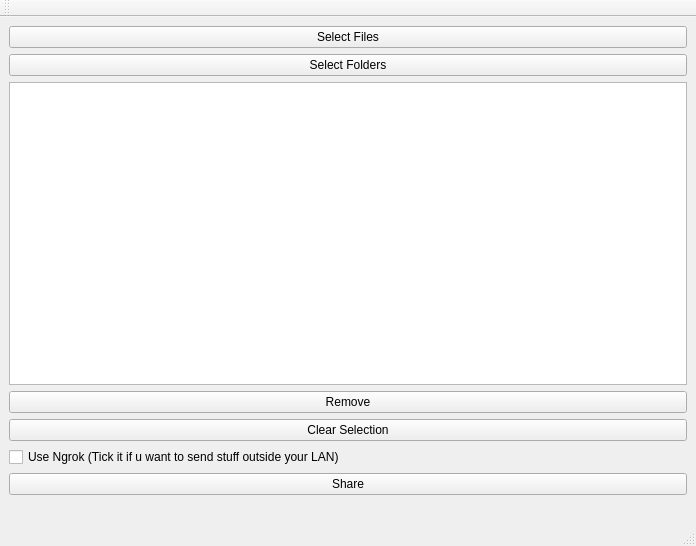
<?xml version="1.0" encoding="UTF-8"?>
<ui version="4.0">
 <class>MainWindow</class>
 <widget class="QMainWindow" name="MainWindow">
  <property name="geometry">
   <rect>
    <x>0</x>
    <y>0</y>
    <width>696</width>
    <height>546</height>
   </rect>
  </property>
  <property name="windowTitle">
   <string>MainWindow</string>
  </property>
  <widget class="QWidget" name="centralwidget">
   <layout class="QVBoxLayout" name="verticalLayout_2">
    <item>
     <layout class="QVBoxLayout" name="verticalLayout">
      <item>
       <widget class="QPushButton" name="fileButton">
        <property name="text">
         <string>Select Files</string>
        </property>
       </widget>
      </item>
      <item>
       <widget class="QPushButton" name="folderButton">
        <property name="text">
         <string>Select Folders</string>
        </property>
       </widget>
      </item>
      <item>
       <widget class="QListView" name="selectedFiles">
        <property name="editTriggers">
         <set>QAbstractItemView::NoEditTriggers</set>
        </property>
        <property name="selectionMode">
         <enum>QAbstractItemView::ExtendedSelection</enum>
        </property>
       </widget>
      </item>
      <item>
       <widget class="QPushButton" name="removeButton">
        <property name="text">
         <string>Remove</string>
        </property>
       </widget>
      </item>
      <item>
       <widget class="QPushButton" name="clearButton">
        <property name="text">
         <string>Clear Selection</string>
        </property>
       </widget>
      </item>
      <item>
       <widget class="QCheckBox" name="ngrokCheck">
        <property name="text">
         <string>Use Ngrok (Tick it if u want to send stuff outside your LAN)</string>
        </property>
       </widget>
      </item>
      <item>
       <widget class="QPushButton" name="shareButton">
        <property name="text">
         <string>Share</string>
        </property>
       </widget>
      </item>
      <item>
       <widget class="QLabel" name="status">
        <property name="text">
         <string/>
        </property>
        <property name="alignment">
         <set>Qt::AlignLeading|Qt::AlignLeft|Qt::AlignVCenter</set>
        </property>
       </widget>
      </item>
     </layout>
    </item>
   </layout>
  </widget>
  <widget class="QMenuBar" name="menubar">
   <property name="geometry">
    <rect>
     <x>0</x>
     <y>0</y>
     <width>696</width>
     <height>25</height>
    </rect>
   </property>
  </widget>
  <widget class="QStatusBar" name="statusbar"/>
  <widget class="QToolBar" name="toolBar">
   <property name="windowTitle">
    <string>toolBar</string>
   </property>
   <attribute name="toolBarArea">
    <enum>TopToolBarArea</enum>
   </attribute>
   <attribute name="toolBarBreak">
    <bool>false</bool>
   </attribute>
  </widget>
 </widget>
 <resources/>
 <connections/>
</ui>
